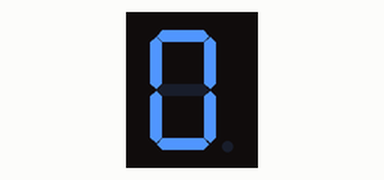
The sketch below on a simulated Arduino Uno, built with avr-gcc and run on an emulated ATmega328P. Shown: 1-digit seven-segment display. Wiring (inferred from the names in the program): 1-digit 7-segment display, segments lit when HIGH: segments pin 2, pin 3, pin 4, pin 5, pin 6, pin 7, pin 8, pin 9. The segment pins are drawn as the display they are named for.

Above: at 0.1 s.
At 0.6 s:
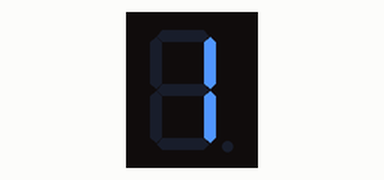
At 1.1 s:
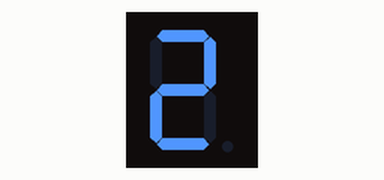
At 2.1 s:
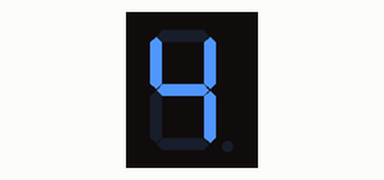
At 3.1 s:
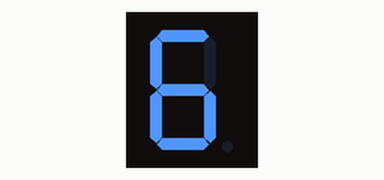
At 4.6 s:
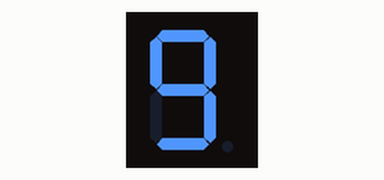

Measured:
- by itself, everything shown: repeats every 5.0 s, in 10 steps
- what the display in image 1 shows lasts 0.5 s, from 0.5 s to 1.0 s

The sketch:

SevenSegment1.ino
```cpp
///////
//
//  AAA
// F   B
//  GGG
// E   C
//  DDD   DP
const int SegA = 2;
const int SegB = 3;
const int SegC = 4;
const int SegD = 5;
const int SegE = 6;
const int SegF = 7;
const int SegG = 8;
const int SegDP = 9;


void setup()
{
  pinMode(SegA, OUTPUT);
  pinMode(SegB, OUTPUT);
  pinMode(SegC, OUTPUT);
  pinMode(SegD, OUTPUT);
  pinMode(SegE, OUTPUT);
  pinMode(SegF, OUTPUT);
  pinMode(SegG, OUTPUT);
  pinMode(SegDP, OUTPUT);
}

void showDigit(int digit)
{
  switch(digit)
  {
    case 0:
      digitalWrite(SegA, HIGH);
      digitalWrite(SegB, HIGH);
      digitalWrite(SegC, HIGH);
      digitalWrite(SegD, HIGH);
      digitalWrite(SegE, HIGH);
      digitalWrite(SegF, HIGH);
      digitalWrite(SegG, LOW);
      digitalWrite(SegDP, LOW);
      break;

    case 1:
      digitalWrite(SegA, LOW);
      digitalWrite(SegB, HIGH);
      digitalWrite(SegC, HIGH);
      digitalWrite(SegD, LOW);
      digitalWrite(SegE, LOW);
      digitalWrite(SegF, LOW);
      digitalWrite(SegG, LOW);
      digitalWrite(SegDP, LOW);
      break;

    case 2:
      digitalWrite(SegA, HIGH);
      digitalWrite(SegB, HIGH);
      digitalWrite(SegC, LOW);
      digitalWrite(SegD, HIGH);
      digitalWrite(SegE, HIGH);
      digitalWrite(SegF, LOW);
      digitalWrite(SegG, HIGH);
      digitalWrite(SegDP, LOW);
      break;

    case 3:
      digitalWrite(SegA, HIGH);
      digitalWrite(SegB, HIGH);
      digitalWrite(SegC, HIGH);
      digitalWrite(SegD, HIGH);
      digitalWrite(SegE, LOW);
      digitalWrite(SegF, LOW);
      digitalWrite(SegG, HIGH);
      digitalWrite(SegDP, LOW);
      break;

    case 4:
      digitalWrite(SegA, LOW);
      digitalWrite(SegB, HIGH);
      digitalWrite(SegC, HIGH);
      digitalWrite(SegD, LOW);
      digitalWrite(SegE, LOW);
      digitalWrite(SegF, HIGH);
      digitalWrite(SegG, HIGH);
      digitalWrite(SegDP, LOW);
      break;

    case 5:
      digitalWrite(SegA, HIGH);
      digitalWrite(SegB, LOW);
      digitalWrite(SegC, HIGH);
      digitalWrite(SegD, HIGH);
      digitalWrite(SegE, LOW);
      digitalWrite(SegF, HIGH);
      digitalWrite(SegG, HIGH);
      digitalWrite(SegDP, LOW);
      break;

    case 6:
      digitalWrite(SegA, HIGH);
      digitalWrite(SegB, LOW);
      digitalWrite(SegC, HIGH);
      digitalWrite(SegD, HIGH);
      digitalWrite(SegE, HIGH);
      digitalWrite(SegF, HIGH);
      digitalWrite(SegG, HIGH);
      digitalWrite(SegDP, LOW);
      break;

    case 7:
      digitalWrite(SegA, HIGH);
      digitalWrite(SegB, HIGH);
      digitalWrite(SegC, HIGH);
      digitalWrite(SegD, LOW);
      digitalWrite(SegE, LOW);
      digitalWrite(SegF, LOW);
      digitalWrite(SegG, LOW);
      digitalWrite(SegDP, LOW);
      break;

    case 8:
      digitalWrite(SegA, HIGH);
      digitalWrite(SegB, HIGH);
      digitalWrite(SegC, HIGH);
      digitalWrite(SegD, HIGH);
      digitalWrite(SegE, HIGH);
      digitalWrite(SegF, HIGH);
      digitalWrite(SegG, HIGH);
      digitalWrite(SegDP, LOW);
      break;

    case 9:
      digitalWrite(SegA, HIGH);
      digitalWrite(SegB, HIGH);
      digitalWrite(SegC, HIGH);
      digitalWrite(SegD, HIGH);
      digitalWrite(SegE, LOW);
      digitalWrite(SegF, HIGH);
      digitalWrite(SegG, HIGH);
      digitalWrite(SegDP, LOW);
      break;

    default:
      digitalWrite(SegA, LOW);
      digitalWrite(SegB, LOW);
      digitalWrite(SegC, LOW);
      digitalWrite(SegD, LOW);
      digitalWrite(SegE, LOW);
      digitalWrite(SegF, LOW);
      digitalWrite(SegG, HIGH);
      digitalWrite(SegDP, LOW);
      break;

  }
}
void loop()
{
  for(int i=0; i<=9; ++i)
  {
    showDigit(i);
    delay(500);
  }
}
```
